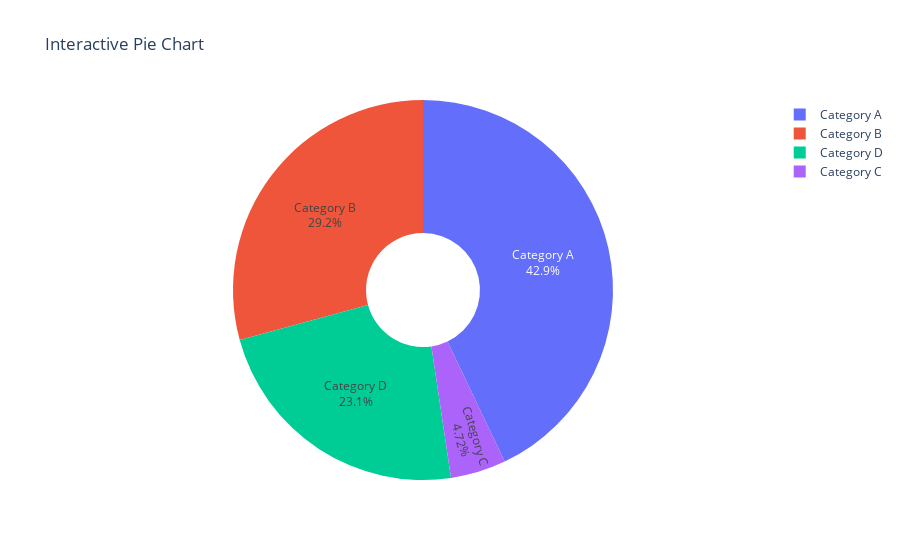

Notebook code cell kept with this figure:
### Markdown cell above
Ques No. 21: Using Plotly, create an interactive pie chart of randomly generated data, add labels and percentages, set the title as 
'Interactive Pie Chart'.

### Code cell
import plotly.graph_objects as go
import numpy as np

# Step 1: Generate random data
labels = ['Category A', 'Category B', 'Category C', 'Category D']
values = np.random.randint(1, 100, size=len(labels))

# Step 2: Create a pie chart with Plotly
fig = go.Figure()

# Add trace for the pie chart
fig.add_trace(go.Pie(labels=labels, values=values, hole=0.3))

# Step 3: Add labels and percentages
fig.update_traces(textposition='inside', textinfo='percent+label')

# Step 4: Set the title
fig.update_layout(
    title='Interactive Pie Chart'
)

# Step 5: Show the plot
fig.show()

### Figure 1 — Plotly figure (JSON) as saved in the notebook; plotly's stock layout.template omitted (floating-point values rounded to 4 significant figures)
{"data": [{"hole": 0.3, "labels": ["Category A", "Category B", "Category C", "Category D"], "textinfo": "percent+label", "textposition": "inside", "type": "pie", "values": [91, 62, 10, 49]}], "layout": {"title": {"text": "Interactive Pie Chart"}}}
